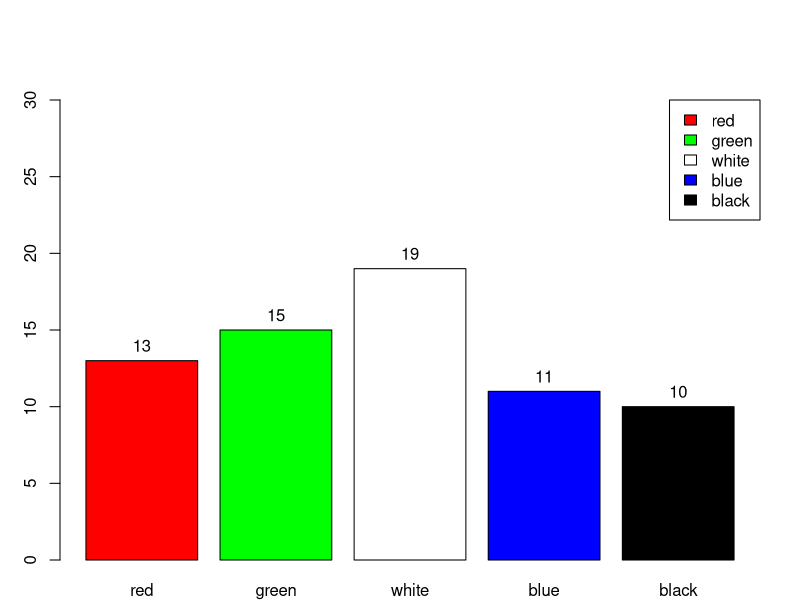

The R script that drew this image: (Note: this script raises an error after producing the figure.)
## ---- chunk 1
knitr::opts_chunk$set(echo = TRUE)
## ---- chunk 2
df<-data.frame(cot_color=c("red","green","white","blue","black"),count=c(13,15,19,11,10))
par(mar=c(2,3,5,2))
cars_plot<-barplot(height=df$count,names=df$cot_color,
                   col=c("red","green","white","blue","black"),ylim=c(0,30),
                   names.arg = c("red","green","white","blue","black"),
                   legend.text = df$cot_color,args.legend = list(x="topright") )
text(cars_plot,df$count+1,labels=df$count)
## ---- chunk 3
data(mtcars)
glimpse(mtcars)
wt_bar<-barplot(table(cut(mtcars$wt,breaks=seq(1,6,by=1))),col = rainbow(6))
 summary(mtcars$wt)
## ---- chunk 4

multiple_table<-table(mtcars$cyl,mtcars$am)
multiple_table
barplot(multiple_table,beside = T,xlab="Multiplebar chart",ylab = "Frequency",
        legend.text = c("Four cyl","Six cyl","Eight cyl"),
        col = rainbow(3),names.arg = c("manual","automatic"),ylim = c(0,20))

## ---- chunk 5
library(graphics)
mosaicplot(multiple_table,xlab="Multiplebar chart",ylab = "Frequency",
        legend.text = c("Four cyl","Six cyl","Eight cyl"),
        col = rainbow(3),names.arg = c("manual","automatic"),ylim = c(0,15) )
